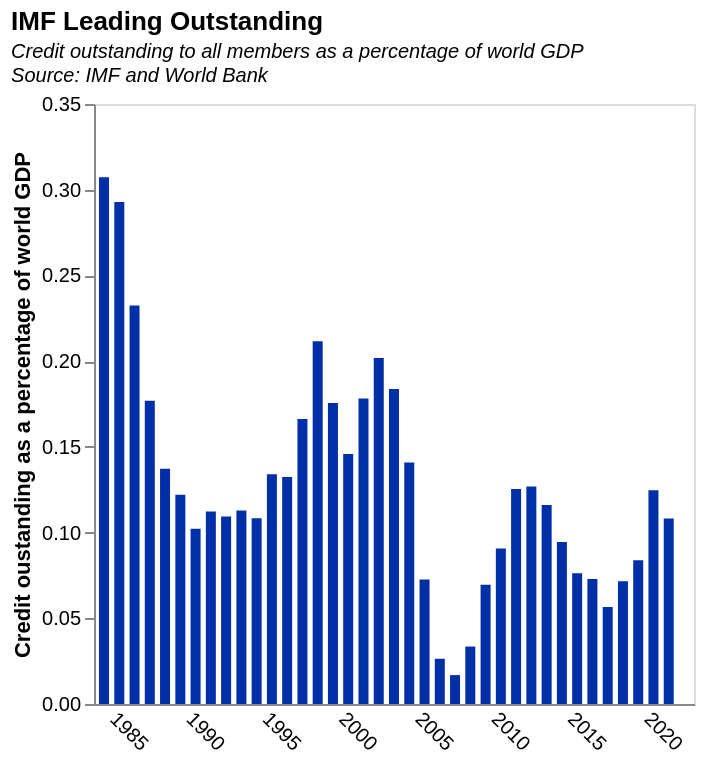

Source (Vega-Lite JSON):
### Vega-Lite specification from a JSON file in a GitHub repository (floating-point values rounded to 4 significant figures)
{"$schema": "https://vega.github.io/schema/vega-lite/v5.json", "title": {"text": "IMF Leading Outstanding", "subtitle": ["Credit outstanding to all members as a percentage of world GDP", "Source: IMF and World Bank"], "subtitleFontStyle": "italic", "subtitleFontSize": 10, "anchor": "start", "color": "black"}, "data": {"values": [{"Date": "08/31/2022", "GRA Purchases": "93769635059", "PRGT 1/2/": "15254184552", "Totals": "109023819611", "Year": "2022", "Total_Billion": "109.0238196", "GDP": "", "GDP1": ""}, {"Date": "12/31/2021", "GRA Purchases": "89474552025", "PRGT 1/2/": "14554823681", "Totals": "104029375706", "Year": "2021", "Total_Billion": "104.0293757", "GDP": "96100091004540.90", "GDP1": "0.001082511"}, {"Date": "12/31/2020", "GRA Purchases": "93408630285", "PRGT 1/2/": "12481816684", "Totals": "105890446969", "Year": "2020", "Total_Billion": "105.890447", "GDP": "84906814189239.50", "GDP1": "0.001247137"}, {"Date": "12/31/2019", "GRA Purchases": "66945509865", "PRGT 1/2/": "6590835450", "Totals": "73536345315", "Year": "2019", "Total_Billion": "73.53634532", "GDP": "87652863215992.60", "GDP1": "0.00083895"}, {"Date": "12/31/2018", "GRA Purchases": "55395611392", "PRGT 1/2/": "6426181029", "Totals": "61821792421", "Year": "2018", "Total_Billion": "61.82179242", "GDP": "86413032779059.90", "GDP1": "0.000715422"}, {"Date": "12/31/2017", "GRA Purchases": "39585385873", "PRGT 1/2/": "6522280669", "Totals": "46107666542", "Year": "2017", "Total_Billion": "46.10766654", "GDP": "81403977427442.50", "GDP1": "0.000566406"}, {"Date": "12/31/2016", "GRA Purchases": "49267630851", "PRGT 1/2/": "6482647937", "Totals": "55750278788", "Year": "2016", "Total_Billion": "55.75027879", "GDP": "76465590005079.00", "GDP1": "0.00072909"}, {"Date": "12/31/2015", "GRA Purchases": "50757840741", "PRGT 1/2/": "6575911158", "Totals": "57333751899", "Year": "2015", "Total_Billion": "57.3337519", "GDP": "75179266270828.20", "GDP1": "0.000762627"}, {"Date": "12/31/2014", "GRA Purchases": "69041563463", "PRGT 1/2/": "6292755583", "Totals": "75334319046", "Year": "2014", "Total_Billion": "75.33431905", "GDP": "79708812241364.70", "GDP1": "0.000945119"}, {"Date": "12/31/2013", "GRA Purchases": "83899249061", "PRGT 1/2/": "6174392682", "Totals": "90073641743", "Year": "2013", "Total_Billion": "90.07364174", "GDP": "77607198470255.70", "GDP1": "0.001160635"}, {"Date": "12/31/2012", "GRA Purchases": "90042348252", "PRGT 1/2/": "5766292503", "Totals": "95808640755", "Year": "2012", "Total_Billion": "95.80864076", "GDP": "75488064175234.30", "GDP1": "0.001269189"}, {"Date": "12/31/2011", "GRA Purchases": "87276915790", "PRGT 1/2/": "5308609594", "Totals": "92585525384", "Year": "2011", "Total_Billion": "92.58552538", "GDP": "73853784046173.90", "GDP1": "0.001253633"}, {"Date": "12/31/2010", "GRA Purchases": "55620104510", "PRGT 1/2/": "4819344134", "Totals": "60439448644", "Year": "2010", "Total_Billion": "60.43944864", "GDP": "66596051013842.60", "GDP1": "0.000907553"}, {"Date": "12/31/2009", "GRA Purchases": "37221142436", "PRGT 1/2/": "5079705286", "Totals": "42300847722", "Year": "2009", "Total_Billion": "42.30084772", "GDP": "60809111827058.90", "GDP1": "0.000695633"}, {"Date": "12/31/2008", "GRA Purchases": "17514964723", "PRGT 1/2/": "3972372030", "Totals": "21487336753", "Year": "2008", "Total_Billion": "21.48733675", "GDP": "64123704273248.60", "GDP1": "0.000335092"}, {"Date": "12/31/2007", "GRA Purchases": "6036146757", "PRGT 1/2/": "3796945581", "Totals": "9833092338", "Year": "2007", "Total_Billion": "9.833092338", "GDP": "58355015091735.70", "GDP1": "0.000168505"}, {"Date": "12/31/2006", "GRA Purchases": "9822640239", "PRGT 1/2/": "3844020520", "Totals": "13666660759", "Year": "2006", "Total_Billion": "13.66666076", "GDP": "51779845590495.90", "GDP1": "0.000263938"}, {"Date": "12/31/2005", "GRA Purchases": "28432143237", "PRGT 1/2/": "6282121668", "Totals": "34714264905", "Year": "2005", "Total_Billion": "34.71426491", "GDP": "47779714794501.40", "GDP1": "0.000726548"}, {"Date": "12/31/2004", "GRA Purchases": "55373766674", "PRGT 1/2/": "6766029353", "Totals": "62139796027", "Year": "2004", "Total_Billion": "62.13979603", "GDP": "44117601127347.20", "GDP1": "0.001408504"}, {"Date": "12/31/2003", "GRA Purchases": "65032062712", "PRGT 1/2/": "6880893268", "Totals": "71912955980", "Year": "2003", "Total_Billion": "71.91295598", "GDP": "39146988388574.70", "GDP1": "0.001836998"}, {"Date": "12/31/2002", "GRA Purchases": "63601058794", "PRGT 1/2/": "6868671012", "Totals": "70469729806", "Year": "2002", "Total_Billion": "70.46972981", "GDP": "34911427050143.30", "GDP1": "0.002018529"}, {"Date": "12/31/2001", "GRA Purchases": "53477225409", "PRGT 1/2/": "6424578684", "Totals": "59901804093", "Year": "2001", "Total_Billion": "59.90180409", "GDP": "33615435966786.10", "GDP1": "0.001781973"}, {"Date": "12/31/2000", "GRA Purchases": "42990531049", "PRGT 1/2/": "6331595468", "Totals": "49322126517", "Year": "2000", "Total_Billion": "49.32212652", "GDP": "33830878799862.60", "GDP1": "0.001457903"}, {"Date": "12/31/1999", "GRA Purchases": "51061861875", "PRGT 1/2/": "6434274362", "Totals": "57496136237", "Year": "1999", "Total_Billion": "57.49613624", "GDP": "32737374968670.30", "GDP1": "0.001756284"}, {"Date": "12/31/1998", "GRA Purchases": "60451017051", "PRGT 1/2/": "6288825925", "Totals": "66739842976", "Year": "1998", "Total_Billion": "66.73984298", "GDP": "31539957901617.90", "GDP1": "0.002116041"}, {"Date": "12/31/1997", "GRA Purchases": "46559033783", "PRGT 1/2/": "6009867422", "Totals": "52568901205", "Year": "1997", "Total_Billion": "52.56890121", "GDP": "31620443662618.80", "GDP1": "0.001662497"}, {"Date": "12/31/1996", "GRA Purchases": "36127472805", "PRGT 1/2/": "5881609752", "Totals": "42009082557", "Year": "1996", "Total_Billion": "42.00908256", "GDP": "31736660050489.40", "GDP1": "0.001323677"}, {"Date": "12/31/1995", "GRA Purchases": "35929173412", "PRGT 1/2/": "5657438528", "Totals": "41586611940", "Year": "1995", "Total_Billion": "41.58661194", "GDP": "31043647879191.00", "GDP1": "0.001339617"}, {"Date": "12/31/1994", "GRA Purchases": "25611676952", "PRGT 1/2/": "4599768498", "Totals": "30211445450", "Year": "1994", "Total_Billion": "30.21144545", "GDP": "27872255132401.30", "GDP1": "0.001083925"}, {"Date": "12/31/1993", "GRA Purchases": "25196745031", "PRGT 1/2/": "3942792899", "Totals": "29139537930", "Year": "1993", "Total_Billion": "29.13953793", "GDP": "25821978923417.60", "GDP1": "0.001128478"}, {"Date": "12/31/1992", "GRA Purchases": "23967172718", "PRGT 1/2/": "3804463796", "Totals": "27771636514", "Year": "1992", "Total_Billion": "27.77163651", "GDP": "25406106106319.10", "GDP1": "0.001093109"}, {"Date": "12/31/1991", "GRA Purchases": "23378573926", "PRGT 1/2/": "3285717796", "Totals": "26664291722", "Year": "1991", "Total_Billion": "26.66429172", "GDP": "23759572449577.40", "GDP1": "0.001122255"}, {"Date": "12/31/1990", "GRA Purchases": "20731851093", "PRGT 1/2/": "2571911617", "Totals": "23303762710", "Year": "1990", "Total_Billion": "23.30376271", "GDP": "22779978683109.70", "GDP1": "0.001022993"}, {"Date": "12/31/1989", "GRA Purchases": "22315104224", "PRGT 1/2/": "2334886562", "Totals": "24649990786", "Year": "1989", "Total_Billion": "24.64999079", "GDP": "20194003803614.60", "GDP1": "0.001220659"}, {"Date": "12/31/1988", "GRA Purchases": "24750004884", "PRGT 1/2/": "1773964293", "Totals": "26523969177", "Year": "1988", "Total_Billion": "26.52396918", "GDP": "19337997470087.40", "GDP1": "0.001371599"}, {"Date": "12/31/1987", "GRA Purchases": "28751979125", "PRGT 1/2/": "1866342930", "Totals": "30618322055", "Year": "1987", "Total_Billion": "30.61832206", "GDP": "17307238004339.90", "GDP1": "0.001769105"}, {"Date": "12/31/1986", "GRA Purchases": "33334905644", "PRGT 1/2/": "2013169931", "Totals": "35348075575", "Year": "1986", "Total_Billion": "35.34807558", "GDP": "15205315531175.40", "GDP1": "0.002324718"}, {"Date": "12/31/1985", "GRA Purchases": "35194787249", "PRGT 1/2/": "2470247948", "Totals": "37665035197", "Year": "1985", "Total_Billion": "37.6650352", "GDP": "12860094462309.70", "GDP1": "0.00292883"}, {"Date": "12/31/1984", "GRA Purchases": "34936772393", "PRGT 1/2/": "2769874900", "Totals": "37706647293", "Year": "1984", "Total_Billion": "37.70664729", "GDP": "12269792365284.90", "GDP1": "0.003073128"}, {"Date": "", "GRA Purchases": "", "PRGT 1/2/": "", "Totals": "", "Year": "", "Total_Billion": "", "GDP": "", "GDP1": ""}, {"Date": "", "GRA Purchases": "", "PRGT 1/2/": "", "Totals": "", "Year": "", "Total_Billion": "", "GDP": "", "GDP1": ""}, {"Date": " 1/ Includes loans under the Structural Adjustment Facility and Trust Fund.", "GRA Purchases": "", "PRGT 1/2/": "", "Totals": "", "Year": "", "Total_Billion": "", "GDP": "", "GDP1": ""}, {"Date": "", "GRA Purchases": "", "PRGT 1/2/": "", "Totals": "", "Year": "", "Total_Billion": "", "GDP": "", "GDP1": ""}, {"Date": " 2/ Formerly PRGF-ESF.", "GRA Purchases": "", "PRGT 1/2/": "", "Totals": "", "Year": "", "Total_Billion": "", "GDP": "", "GDP1": ""}], "format": {"parse": {"Year": "date"}}}, "transform": [{"calculate": "datum.GDP1*100", "as": "percentage"}], "height": 300, "width": 300, "mark": {"type": "bar", "color": "rgb(0,47,167"}, "encoding": {"x": {"field": "Year", "type": "temporal", "axis": {"title": null, "grid": false, "ticks": false, "labelAngle": 45}}, "y": {"field": "percentage", "type": "quantitative", "title": "Credit oustanding as a percentage of world GDP", "axis": {"grid": false}}}}
